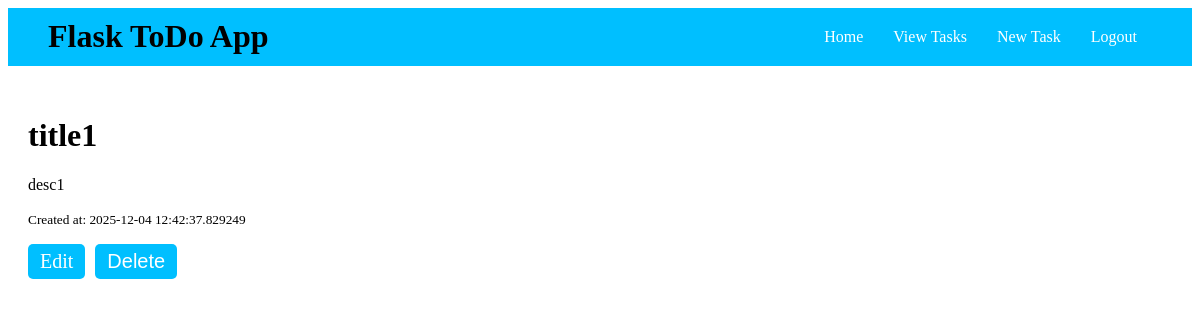
The app's page /task/1 (signed in) with its own data.
### models.py (models this page shows, shortened)
class Todo(db.Model):
    __tablename__ = "todos"
    id: so.Mapped[int] = so.mapped_column(primary_key=True)
    title: so.Mapped[str] = so.mapped_column(sa.String(), index=True)
    description: so.Mapped[str] = so.mapped_column(sa.String())
    created_at: so.Mapped[datetime] = so.mapped_column(sa.DateTime, default=datetime.now)
    user_id: so.Mapped[int] = so.mapped_column(sa.ForeignKey('users.id'), index=True, nullable=False)
    user: so.Mapped[User] = so.relationship(back_populates='todos')

### routes.py (the view)
@app.route("/task/<int:task_id>")
@login_required
def task(task_id):
    task = Todo.query.get_or_404(task_id)
    return render_template("task.html", task=task)

### models.py (called while the page is built)
@login.user_loader
def load_user(id):
    return db.session.get(User, int(id))

### templates/task.html
{% extends 'base.html' %}
{% block main %}
<h1>{{ task.title }}</h1>
<p>{{ task.description }}</p>
<p><small>Created at: {{ task.created_at}}</p>
<div class="task-actions">
    <a href="{{ url_for('edit_task', task_id=task.id) }}" class="btn">Edit</a>
    <form method="post" action="{{ url_for('delete_task', task_id=task.id) }}">
        <button type="submit" class="btn">Delete</button>
    </form>
</div>
{% endblock %}

### static/css/style.css (style rules this page uses)
.task-actions { display: flex; gap: 10px; align-items: center; }
.btn { background-color: DeepSkyBlue; color: white; border: none; padding: 6px 12px; border-radius: 5px; text-decoration: none; font-size: 1.5em; cursor: pointer; }

### records on screen
Todo: title "title1", description "desc1", created_at "2025-12-04 12:42:37.829249"
